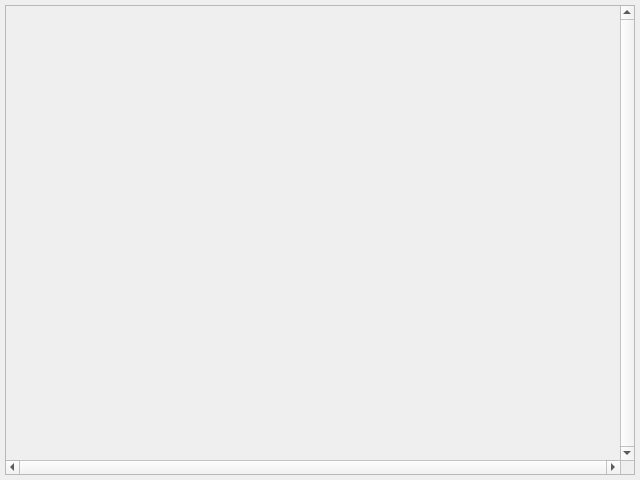
<?xml version="1.0" encoding="UTF-8"?>
<ui version="4.0">
 <class>DocBusinessEditor</class>
 <widget class="QWidget" name="DocBusinessEditor">
  <property name="geometry">
   <rect>
    <x>0</x>
    <y>0</y>
    <width>640</width>
    <height>480</height>
   </rect>
  </property>
  <property name="windowTitle">
   <string>Form</string>
  </property>
  <layout class="QGridLayout" name="gridLayout">
   <property name="leftMargin">
    <number>5</number>
   </property>
   <property name="topMargin">
    <number>5</number>
   </property>
   <property name="rightMargin">
    <number>5</number>
   </property>
   <property name="bottomMargin">
    <number>5</number>
   </property>
   <item row="0" column="0">
    <widget class="QScrollArea" name="mScroll">
     <property name="verticalScrollBarPolicy">
      <enum>Qt::ScrollBarAlwaysOn</enum>
     </property>
     <property name="horizontalScrollBarPolicy">
      <enum>Qt::ScrollBarAlwaysOn</enum>
     </property>
     <property name="widgetResizable">
      <bool>true</bool>
     </property>
     <widget class="QWidget" name="scrollAreaWidgetContents">
      <property name="geometry">
       <rect>
        <x>0</x>
        <y>0</y>
        <width>613</width>
        <height>453</height>
       </rect>
      </property>
     </widget>
    </widget>
   </item>
  </layout>
 </widget>
 <resources/>
 <connections/>
</ui>
